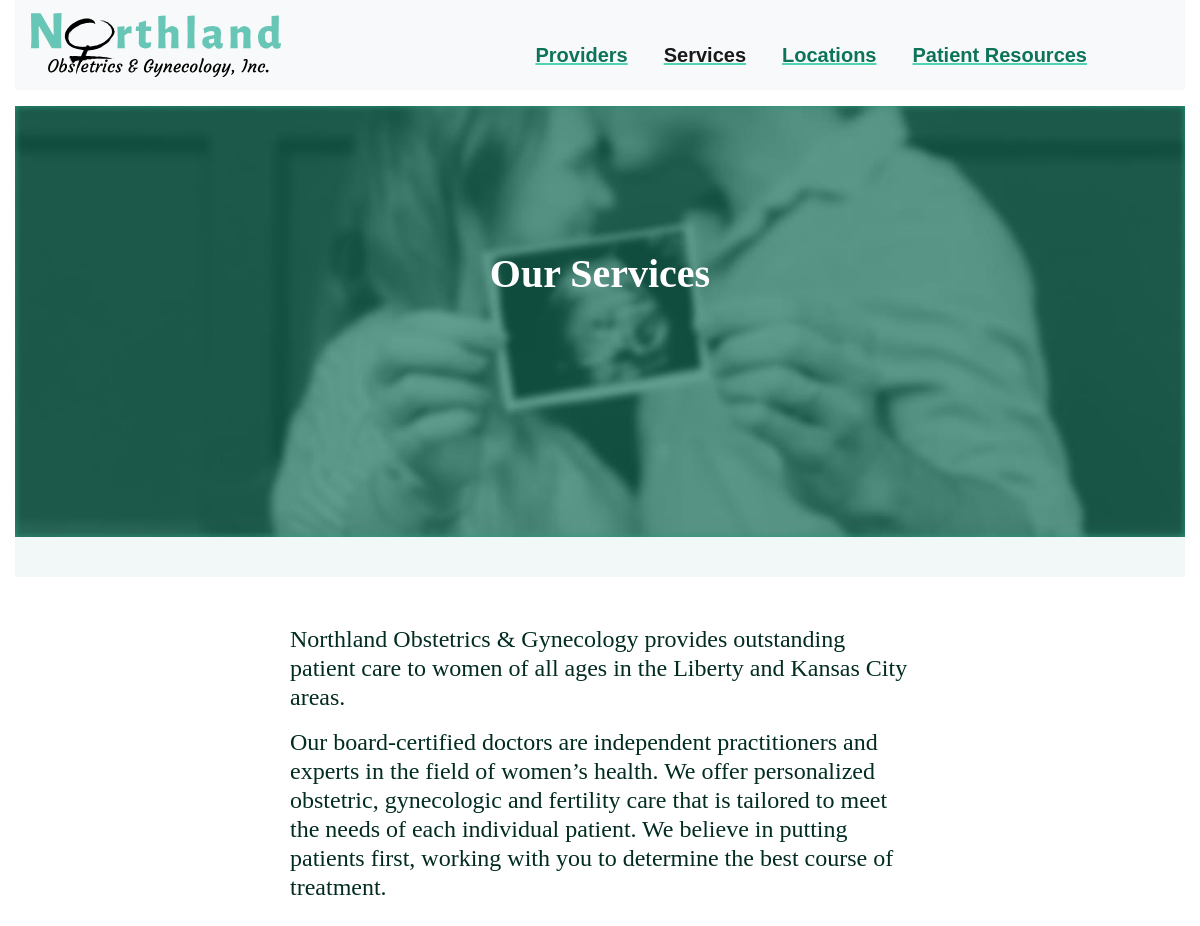
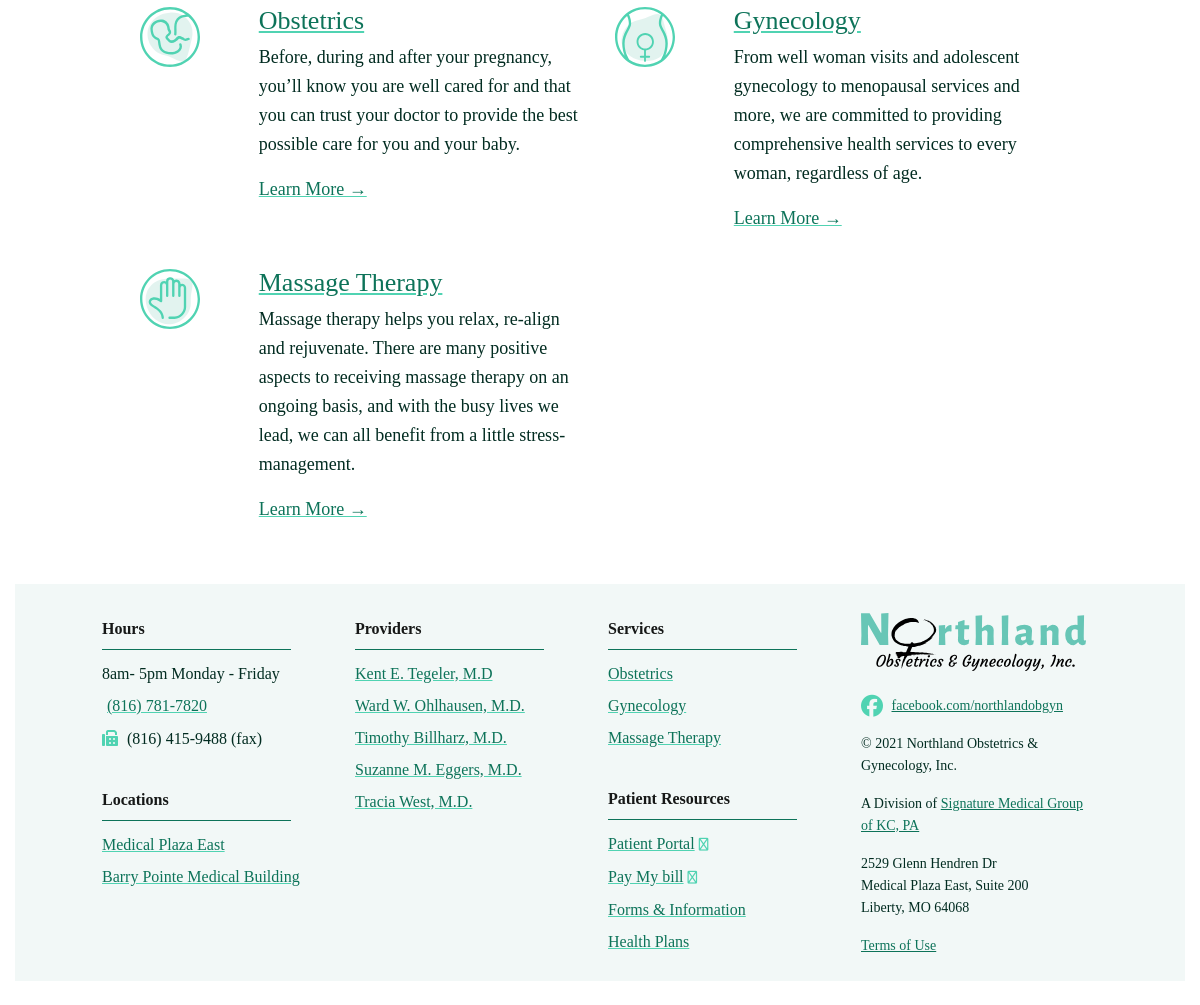
Page /services/ on the committed database (2 pictures, top to bottom).
### services/models.py (models this page shows, shortened)
class Service(models.Model):
    slug = models.CharField(
        max_length=25, help_text='URL Path Slug', default='')
    view_order = models.IntegerField(
        default=1, help_text='The display order of this service')
    name = models.CharField(
        max_length=50, help_text='Service name', default='')
    icon = models.FileField(
        help_text='Icon image for service', upload_to='static/images/icons', default='')
    summary_desc = models.TextField(
        help_text='Description for the main Services page (can be html)', default='')
    desc = models.TextField(help_text='Description (can be html)', default='')
    services = models.TextField(help_text='Services (can be html)')
    sidebar = models.TextField(help_text='Sidebar (can be html)')
    class Meta:
        ordering = ['view_order']
    def get_absolute_url(self):
        return "/services/" + self.slug

### locations/models.py (models this page shows, shortened)
class Location(models.Model):
    slug = models.CharField(
        max_length=25, help_text='URL Path Slug', default='')
    view_order = models.IntegerField(
        default=1, help_text='The display order of this location')
    name = models.CharField(
        max_length=40, help_text='Name', default='')
    parent_facility = models.CharField(
        max_length=40, help_text='The name of the parent facility (eg "Liberty Hospital")', default='', blank=True)
    address1 = models.TextField(
        help_text='Address1', default='')
    address2 = models.TextField(
        help_text='Address2', default='', blank=True)
    city_state_zip = models.TextField(
        help_text='City, State Zip', default='')
    image_sml = models.FileField(
        help_text='Small location image', upload_to='static/images/locations', default='')
    image = models.FileField(
        help_text='Large location image', upload_to='static/images/locations', default='')
    appointment_text = models.TextField(
        help_text='Display text for appointments', default='8am- 5pm  Monday - Friday')
    phone = models.CharField(
        max_length=14, help_text='Phone display text', default='(816) 781-7820')
    fax = models.CharField(
        max_length=14, help_text='Fax display text', default='', blank=True)
    desc = models.TextField(help_text='Description (can be html)', default='')
    highlighted_content = models.TextField(
        help_text='Special content to highlight (can be html)', blank=True, default='')
    isPrimary = models.BooleanField(default=False)
    class Meta:
        ordering = ['view_order']
    def get_absolute_url(self):
        return "/locations"

### providers/models.py (models this page shows, shortened)
class Provider(models.Model):
    view_order = models.IntegerField(
        default=1, help_text='The display order of this provider')
    slug = models.CharField(
        max_length=25, help_text='URL Path Slug', default='')
    name = models.CharField(max_length=50, help_text='Full name with creds')
    focus = models.CharField(
        max_length=50, help_text='Ob, Gyn, or both?', default='Obstetrics & Gynecology')
    doctor = models.BooleanField(default=True)
    bio = models.TextField(help_text='Bio', default='', blank=True)
    specialty = models.TextField(help_text='Specialties')
    image_sml = models.FileField(
        help_text='Small provider image', upload_to='static/images/providers', default='')
    image = models.FileField(
        help_text='Large provider image', upload_to='static/images/providers', default='')
    class Meta:
        ordering = ['view_order']
    def get_absolute_url(self):
        return "/providers/" + str(self.slug)

### resources/models.py (models this page shows, shortened)
class Resource(models.Model):
    slug = models.CharField(
        max_length=25, help_text='URL Path Slug', default='')
    view_order = models.IntegerField(
        default=1, help_text='The display order of this resource')
    name = models.CharField(
        max_length=50, help_text='Resource name', default='')
    icon = models.FileField(
        help_text='Icon image for resource', upload_to='icons', default='')
    isLink = models.BooleanField(
        help_text='Is this menu item an external link?', default=False)
    isFormLink = models.BooleanField(
        help_text='Is this menu item a form submittal?', default=False)
    external_link = models.URLField(
        help_text='External link (optional)', max_length=200, blank=True, default='')
    content = models.TextField(
        help_text='Page content (only if not a link)', blank=True, default='')
    form_content = models.TextField(
        help_text='The raw form html', blank=True, default='')
    class Meta:
        ordering = ['view_order']
    def get_absolute_url(self):
        return "/resources/" + self.slug

### services/views.py (the view)
# urls.py: path('', views.index, name='index'),
@cache_page(settings.CACHE_VIEW_EXPIRATION)
def index(request):
    services = Service.objects.all()
    context = {
        'services': services,
    }
    return render(request, 'services_index.html', context=context)

### footer/views.py (called while the page is built)
def renderFooter(context):
    providers = Provider.objects.filter(doctor=True)
    services = Service.objects.all()
    resources = Resource.objects.all()
    locations = Location.objects.all()
    context = {
        'providers': providers,
        'resources': resources,
        'services': services,
        'locations': locations,
    }
    template = get_template("footer.html")
    return template.render(context)

### header/views.py (called while the page is built)
def renderHeader(request):
    banners = Banner.objects.filter(publish_date__lte=timezone.now()).filter(
        expiration_date__gte=timezone.now())
    prefex = ""
    try:
        prefex = resolve(request.path).app_name
    except:
        print("")
    context = {
        'banners': banners,
        'isActive_' + prefex: 'active'
    }
    template = get_template("header.html")
    return template.render(context)

### northlandobgyn/context_processors.py (called while the page is built)
def global_settings(request):
    return {
        'G_TAG_ID': settings.G_TAG_ID,
        'GOOGLE_API_KEY': settings.GOOGLE_API_KEY,
        'headerFragment': renderHeader(request),
        'CANONICAL_PATH': request.build_absolute_uri(request.path),
        'footerFragment': renderFooter(None)
    }

### header/templates/header.html (shortened to what this page needs)
  {% load static %}
  <div class="mb-3">
    <nav class="navbar navbar-expand-lg navbar-light bg-light">
      <a class="navbar-brand" href="{% url 'index' %}"><img src="{% static 'images/northland-obgyn-logo.svg' %}" /></a>
      <div class="collapse navbar-collapse" id="navbarSupportedContent">
        <ul class="navbar-nav ml-auto">
          <li class="nav-item {{ isActive_providers }}">
            <a class="nav-link" href="{% url 'providers:index' %}">Providers {{request}}<span class="sr-only">(current)</span></a>
          </li>
          <li class="nav-item {{ isActive_services }}">
            <a class="nav-link" href="{% url 'services:index' %}">Services {{active}}</a>
          </li>
          <li class="nav-item {{ isActive_locations }}">
            <a class="nav-link" href="{% url 'locations:index' %}">Locations</a>
          </li>
          <li class="nav-item {{ isActive_resources }} {{ isActive_faqs }}">
            <a class="nav-link" href="{% url 'resources:index' %}">Patient Resources</a>
          </li>
        </ul>
      </div>
    </nav>
  </div>

### footer/templates/footer.html (shortened to what this page needs)
{% load static %}
<footer class="container-xl my-4">
    <div class="row mx-3 px-5 py-2">
      <div class="col-lg-3 col-md-6 px-2">
        <h4>Hours</h4>
        <p class="line mr-5"></p>
        {% for location in locations %}
          {% if location.isPrimary %}
          {% autoescape off %}
          <p>{{ location.appointment_text }}</p>
          <p><i class="fal fa-phone-alt"></i> <a href="tel:{{ location.phone }}">{{ location.phone }}</a></p>
          {% if location.fax %}
          <p><i class="fas fa-fax"></i> {{ location.fax }} (fax)</p>
          {% endif %}
          {% endautoescape %}
          {% endif %}
        {% endfor %}
        <h4>Locations</h4>
        <p class="line mr-5"></p>
        {% for location in locations %}
          <p><a href="{{ location.get_absolute_url }}">{{ location.name }}</a></p>
        {% endfor %}
      </div>
      <div class="col-lg-3 col-md-6 px-2">
        <h4>Providers</h4>
        <p class="line mr-5"></p>
        {% for provider in providers %}
          <p><a href="{{ provider.get_absolute_url }}">{{ provider.name }}</a>
        {% endfor %}
      </div>
      <div class="col-lg-3 col-md-6 px-2">
        <h4>Services</h4>
        <p class="line mr-5"></p>
        {% for service in services %}
          <p><a href="{{ service.get_absolute_url }}">{{ service.name }}</a></p>
        {% endfor %}
        <h4>Patient Resources</h4>
        <p class="line mr-5"></p>
        {% for resource in resources %}
          {% if resource.external_link %}
          <p><a target="{{resource.slug}}" href="{{ resource.external_link }}">{{ resource.name }}</a> <small><i class="far fa-external-link"></i></small></p>
          {% elif resource.form_content %}
            <p><a href="#" target="billpay" onclick="$('form[name=&quot;billpay&quot;]').submit(); event.preventDefault()">{{ resource.name }}</a> <small><i class="far fa-external-link"></i></small></p>
          {% else %}
          <p><a href="{{ resource.get_absolute_url }}">{{ resource.name }}</a></p>
          {% endif %}
        {% endfor %}
      </div>
      <div class="col-lg-3 col-md-6 px-2 branding">
        <div class="pb-4 pt"><a href="/"><img src="{% static 'images/northland-obgyn-logo.svg' %}" width="225" alt="" loading="lazy"/></a></div>
        <p class="social"><i class="fab fa-facebook"></i> <a href="https://www.facebook.com/northlandobgyn" target="_blank">facebook.com/northlandobgyn</a></p>
        <p>&copy; {% now "Y" %} Northland Obstetrics &amp; Gynecology, Inc.</p>
        <p>A Division of <a href="https://www.signaturemedicalgroup.com/" target="_blank">Signature Medical Group of KC, PA</a></p>
        {% for location in locations %}
          {% if location.isPrimary %}
          {% autoescape off %}
          <p>{{ location.address1 }}<br/>
          {{ location.address2 }}<br/>
          {{ location.city_state_zip }}</p>
          {% endautoescape %}
          {% endif %}
        {% endfor %}
        <p><a href="/terms">Terms of Use</a></p>
      </div>
    </div>
</footer>

### services/templates/services_index.html (shortened to what this page needs)
{% extends "base_generic.html" %}
{% block pageId %}services-idx{% endblock %}
{% block content %}
{{ headerFragment }}
{% load static %}
<header>
  <div class="img-container">
    <picture class="img-responsive">
      <source srcset="{% static 'images/JPGs/services.sm.jpg' %}" media="(max-width: 700px)">
      <source srcset="{% static 'images/JPGs/services.jpg' %}">
      <img src="{% static 'images/JPGs/services.jpg' %}" alt="Services" class="img-responsive">
    </picture>
    <div class="overlay_centered white"><h1>Our Services</h1></div>
  </div>
  <div class="tagline container">
</header>
<section class="tagline container pt-5">
  <div class="row justify-content-md-center">
    <div class="col">
      <p>Northland Obstetrics &amp; Gynecology provides outstanding patient care to women of
        all ages in the Liberty and Kansas City areas.</p>
      <p>Our board-certified doctors are independent practitioners and experts in the
        field of women’s health. We offer personalized obstetric, gynecologic and
        fertility care that is tailored to meet the needs of each individual patient.
        We believe in putting patients first, working with you to determine the best
        course of treatment.</p>
    </div>
  </div>
</section>
<section>
  <div class="container-lg">
    <div class="row  justify-content-md-center">
      {% for service in services %}
      <div class="col-md-5 col-sm-12 service-item">
        <div class="row">
          <div class="col-3"><img src="/{{ service.icon }}" alt="{{ service.slug }}" class="service-icon" width="60"></div>
          <div class="col-9 service-summary">
            <a href="{{ service.get_absolute_url }}"><h2>{{ service.name }}</h2></a>
            <p>{{ service.summary_desc }}</p>
            <p><a href="{{ service.get_absolute_url }}">Learn More &rarr;</a>
          </div>
        </div>
      </div>
      {% endfor %}
      <div class="col-md-5 col-sm-12 service-item">
        <div class="row">
          <div class="col-3">&nbsp;</div>
          <div class="col-9 service-summary">
          </div>
        </div>
      </div>
    </div>
  </div>
</section>
{{ footerFragment }}
{% endblock %}

### static/css/styles.css (style rules this page uses)
a, a:visited { color: #0D7359; text-decoration: underline; text-decoration-color: #50D3B2; }
.container-xl { padding: 0; }
body { font-family: Open Sans; font-style: normal; font-size: 20px; line-height: 160%; color: #022C21; }
h1,h2,h3,h4,h5 { font-family: Alegreya Sans; font-style: normal; }
h1 { font-size: 48px; font-weight: 800; line-height: 48px; letter-spacing: 0em; text-align: center; padding-top: 15px; padding-bottom: 15px; }
h2 { font-size: 32px; line-height: 35px; }
ul { padding-top: 20px; list-style: none; }
li { line-height: 25px; }
i { color: #50D3B2; padding-right: 5px; }
.fa-facebook { font-size: 22px; }
.social { height: 22px }
.social a { line-height:22px; vertical-align: top; }
.navbar-brand img { width: 250px; }
.navbar-nav li { font-family: 'Alegreya Sans', sans-serif; font-size: 20px; font-style: normal; font-weight: 800; line-height: 22px; letter-spacing: 0em; text-align: left; color: #0D7359; padding-right: 20px; }
.navbar-light .navbar-nav .nav-link { color: #0D7359; }
#navbarSupportedContent { padding-right: 3em; }
header { background: #F2F8F7; padding-bottom: 10px; }
header .tagline { max-width: 765px; }
.tagline { max-width: 650px; padding: 15px; }
footer { font-size: 16px; line-height: 100%; background: #F2F8F7; }
footer h4 { color: #161817; font-size: 16px; font-weight: bold; padding-top: 1.5em; }
footer p.line { border-bottom: 1px solid #0D7359; }
footer .branding { font-size: 14px; padding-top: 1.5em; }
footer .branding p { line-height: 22px; }
footer .branding a { text-decoration: underline; }
.overlay_centered { position: absolute; top: 40%; left: 50%; transform: translate(-50%, -50%); text-align: center; width: 90%; }
.overlay_centered h1 { color: #022C21; font-size: 80px; line-height: 80px; padding:0 }
.overlay_centered.white h1 { color: #FFF; }
.img-responsive { width: 100%; height: auto; }
.img-container { background-size: 100%; width: 100%; background-position: bottom; position: relative; }
.services-idx .tagline { font-size: 24px; }
.service-item { padding-bottom: 20px; }
@media (min-width: 1200px) { .container-xl { max-width: 1440px !important; } }
@media (max-width: 1200px) { header .img-responsive { min-height: 176px; } }
@media (max-width: 1200px) { body { font-size: 18px; line-height: 29px; color: #022C21; } }
@media (max-width: 1200px) { h1 { font-size: 32px; line-height: 35px; padding-top: 10px; padding-bottom: 10px; } }
@media (max-width: 1200px) { h2 { font-size: 26px; line-height: 28px; } }
@media (max-width: 1200px) { h4 { font-size: 20px; line-height: 25px; } }
@media (max-width: 1200px) { .overlay_centered h1 { font-size: 40px; line-height: 40px; } }
@media (max-width: 1200px) { .container-xl { padding: 0 15px; } }

### rows in the picture
Service: icon (picture), name "Obstetrics", summary_desc "Before, during and after your pregnancy, you’ll know you are well cared for and that you can trust your doctor to provide the best possible care for you and your baby."
Service: icon (picture), name "Gynecology", summary_desc "From well woman visits and adolescent gynecology to menopausal services and more, we are committed to providing comprehensive health services to every woman, regardless of age."
Service: icon (picture), name "Massage Therapy", summary_desc "Massage therapy helps you relax, re-align and rejuvenate. There are many positive aspects to receiving massage therapy on an ongoing basis, and with the busy lives we lead, we can all benefit from a little stress-management."
Location: appointment_text "8am- 5pm Monday - Friday", phone "(816) 781-7820", fax "(816) 415-9488", name "Medical Plaza East", address1 "2529 Glenn Hendren Dr", address2 "Medical Plaza East, Suite 200", city_state_zip "Liberty, MO 64068"
Location: name "Barry Pointe Medical Building"
Provider: name "Kent E. Tegeler, M.D"
Provider: name "Ward W. Ohlhausen, M.D."
Provider: name "Timothy Billharz, M.D."
Provider: name "Suzanne M. Eggers, M.D."
Provider: name "Tracia West, M.D."
Resource: name "Patient Portal"
Resource: name "Pay My bill"
Resource: name "Forms & Information"
Resource: name "Health Plans"
